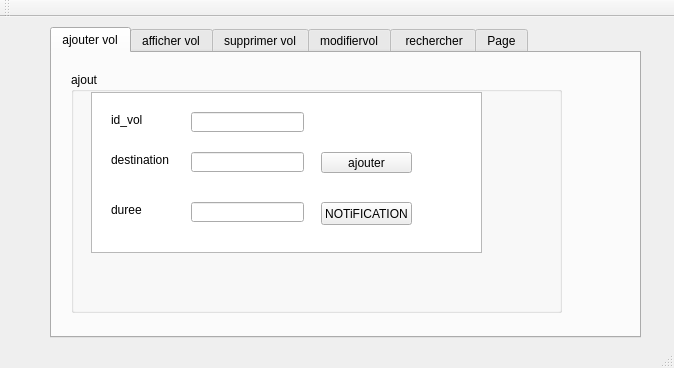
<?xml version="1.0" encoding="UTF-8"?>
<ui version="4.0">
 <class>gestion_vol</class>
 <widget class="QMainWindow" name="gestion_vol">
  <property name="geometry">
   <rect>
    <x>0</x>
    <y>0</y>
    <width>674</width>
    <height>368</height>
   </rect>
  </property>
  <property name="windowTitle">
   <string>Gestion des Clients</string>
  </property>
  <widget class="QWidget" name="centralWidget">
   <widget class="QTabWidget" name="tabWidget">
    <property name="geometry">
     <rect>
      <x>50</x>
      <y>10</y>
      <width>591</width>
      <height>311</height>
     </rect>
    </property>
    <property name="currentIndex">
     <number>0</number>
    </property>
    <widget class="QWidget" name="tab">
     <attribute name="title">
      <string>ajouter vol</string>
     </attribute>
     <widget class="QGroupBox" name="groupBox">
      <property name="geometry">
       <rect>
        <x>19</x>
        <y>19</y>
        <width>491</width>
        <height>241</height>
       </rect>
      </property>
      <property name="title">
       <string>ajout</string>
      </property>
      <widget class="QLabel" name="label">
       <property name="geometry">
        <rect>
         <x>40</x>
         <y>40</y>
         <width>61</width>
         <height>16</height>
        </rect>
       </property>
       <property name="text">
        <string>id_vol</string>
       </property>
      </widget>
      <widget class="QLabel" name="label_2">
       <property name="geometry">
        <rect>
         <x>40</x>
         <y>80</y>
         <width>61</width>
         <height>16</height>
        </rect>
       </property>
       <property name="text">
        <string>destination</string>
       </property>
      </widget>
      <widget class="QLabel" name="label_3">
       <property name="geometry">
        <rect>
         <x>40</x>
         <y>130</y>
         <width>51</width>
         <height>16</height>
        </rect>
       </property>
       <property name="text">
        <string>duree</string>
       </property>
      </widget>
      <widget class="QLineEdit" name="le_ID">
       <property name="geometry">
        <rect>
         <x>120</x>
         <y>40</y>
         <width>113</width>
         <height>20</height>
        </rect>
       </property>
      </widget>
      <widget class="QLineEdit" name="le_destination">
       <property name="geometry">
        <rect>
         <x>120</x>
         <y>80</y>
         <width>113</width>
         <height>20</height>
        </rect>
       </property>
      </widget>
      <widget class="QLineEdit" name="le_duree">
       <property name="geometry">
        <rect>
         <x>120</x>
         <y>130</y>
         <width>113</width>
         <height>20</height>
        </rect>
       </property>
      </widget>
      <widget class="QPushButton" name="pb_ajouter">
       <property name="geometry">
        <rect>
         <x>250</x>
         <y>80</y>
         <width>91</width>
         <height>21</height>
        </rect>
       </property>
       <property name="text">
        <string>ajouter</string>
       </property>
      </widget>
      <widget class="QTextEdit" name="textEdit">
       <property name="geometry">
        <rect>
         <x>20</x>
         <y>20</y>
         <width>391</width>
         <height>161</height>
        </rect>
       </property>
      </widget>
      <widget class="QPushButton" name="pushButton_64">
       <property name="geometry">
        <rect>
         <x>250</x>
         <y>130</y>
         <width>91</width>
         <height>23</height>
        </rect>
       </property>
       <property name="text">
        <string>NOTiFICATION</string>
       </property>
      </widget>
      <zorder>textEdit</zorder>
      <zorder>label</zorder>
      <zorder>label_2</zorder>
      <zorder>label_3</zorder>
      <zorder>le_ID</zorder>
      <zorder>le_destination</zorder>
      <zorder>le_duree</zorder>
      <zorder>pb_ajouter</zorder>
      <zorder>pushButton_64</zorder>
     </widget>
    </widget>
    <widget class="QWidget" name="tab_2">
     <attribute name="title">
      <string>afficher vol</string>
     </attribute>
     <widget class="QTableView" name="tableView">
      <property name="geometry">
       <rect>
        <x>5</x>
        <y>21</y>
        <width>441</width>
        <height>211</height>
       </rect>
      </property>
     </widget>
     <widget class="QPushButton" name="pushButton_4">
      <property name="geometry">
       <rect>
        <x>470</x>
        <y>210</y>
        <width>75</width>
        <height>23</height>
       </rect>
      </property>
      <property name="text">
       <string>PDF</string>
      </property>
     </widget>
     <widget class="QPushButton" name="pb_stat">
      <property name="geometry">
       <rect>
        <x>470</x>
        <y>170</y>
        <width>75</width>
        <height>23</height>
       </rect>
      </property>
      <property name="text">
       <string>STAT</string>
      </property>
     </widget>
     <widget class="QPushButton" name="pushButton_5">
      <property name="geometry">
       <rect>
        <x>470</x>
        <y>130</y>
        <width>75</width>
        <height>23</height>
       </rect>
      </property>
      <property name="text">
       <string>TRI</string>
      </property>
     </widget>
    </widget>
    <widget class="QWidget" name="tab_3">
     <attribute name="title">
      <string>supprimer vol</string>
     </attribute>
     <widget class="QPushButton" name="pushButton">
      <property name="geometry">
       <rect>
        <x>420</x>
        <y>110</y>
        <width>75</width>
        <height>23</height>
       </rect>
      </property>
      <property name="text">
       <string>Supprimer</string>
      </property>
     </widget>
     <widget class="QLabel" name="label_4">
      <property name="geometry">
       <rect>
        <x>40</x>
        <y>40</y>
        <width>47</width>
        <height>14</height>
       </rect>
      </property>
      <property name="text">
       <string>Id_vol</string>
      </property>
     </widget>
     <widget class="QLineEdit" name="lineEdit_supp">
      <property name="geometry">
       <rect>
        <x>130</x>
        <y>40</y>
        <width>113</width>
        <height>20</height>
       </rect>
      </property>
     </widget>
    </widget>
    <widget class="QWidget" name="tab_4">
     <attribute name="title">
      <string>modifiervol</string>
     </attribute>
     <widget class="QLabel" name="label_5">
      <property name="geometry">
       <rect>
        <x>70</x>
        <y>50</y>
        <width>47</width>
        <height>14</height>
       </rect>
      </property>
      <property name="text">
       <string>id _vol</string>
      </property>
     </widget>
     <widget class="QLabel" name="label_6">
      <property name="geometry">
       <rect>
        <x>70</x>
        <y>100</y>
        <width>47</width>
        <height>14</height>
       </rect>
      </property>
      <property name="text">
       <string>duree</string>
      </property>
     </widget>
     <widget class="QLabel" name="label_7">
      <property name="geometry">
       <rect>
        <x>70</x>
        <y>150</y>
        <width>61</width>
        <height>16</height>
       </rect>
      </property>
      <property name="text">
       <string>destination</string>
      </property>
     </widget>
     <widget class="QPushButton" name="pushButton_2">
      <property name="geometry">
       <rect>
        <x>310</x>
        <y>50</y>
        <width>75</width>
        <height>23</height>
       </rect>
      </property>
      <property name="text">
       <string>Modifier</string>
      </property>
     </widget>
     <widget class="QLineEdit" name="lineEdit_vol_mod">
      <property name="geometry">
       <rect>
        <x>170</x>
        <y>50</y>
        <width>113</width>
        <height>20</height>
       </rect>
      </property>
     </widget>
     <widget class="QLineEdit" name="lineEdit_duree_mod">
      <property name="geometry">
       <rect>
        <x>170</x>
        <y>100</y>
        <width>113</width>
        <height>20</height>
       </rect>
      </property>
     </widget>
     <widget class="QLineEdit" name="lineEdit_destination_mod">
      <property name="geometry">
       <rect>
        <x>170</x>
        <y>150</y>
        <width>113</width>
        <height>20</height>
       </rect>
      </property>
     </widget>
    </widget>
    <widget class="QWidget" name="tab_5">
     <attribute name="title">
      <string> rechercher</string>
     </attribute>
     <widget class="QPushButton" name="pushButton_3">
      <property name="geometry">
       <rect>
        <x>430</x>
        <y>30</y>
        <width>75</width>
        <height>23</height>
       </rect>
      </property>
      <property name="text">
       <string>rechercher</string>
      </property>
     </widget>
     <widget class="QLineEdit" name="line_recherche">
      <property name="geometry">
       <rect>
        <x>212</x>
        <y>30</y>
        <width>191</width>
        <height>20</height>
       </rect>
      </property>
     </widget>
     <widget class="QTableView" name="tab_recherche">
      <property name="geometry">
       <rect>
        <x>135</x>
        <y>60</y>
        <width>341</width>
        <height>91</height>
       </rect>
      </property>
     </widget>
    </widget>
    <widget class="QWidget" name="tab_6">
     <attribute name="title">
      <string>Page</string>
     </attribute>
     <widget class="QPushButton" name="pushButton_6">
      <property name="geometry">
       <rect>
        <x>410</x>
        <y>60</y>
        <width>91</width>
        <height>23</height>
       </rect>
      </property>
      <property name="text">
       <string>NOTiFICATION</string>
      </property>
     </widget>
     <widget class="QTextEdit" name="textEdit_2">
      <property name="geometry">
       <rect>
        <x>73</x>
        <y>40</y>
        <width>321</width>
        <height>161</height>
       </rect>
      </property>
     </widget>
     <widget class="QPushButton" name="pushButton_7">
      <property name="geometry">
       <rect>
        <x>420</x>
        <y>130</y>
        <width>75</width>
        <height>23</height>
       </rect>
      </property>
      <property name="text">
       <string>ARDUINO</string>
      </property>
     </widget>
    </widget>
   </widget>
  </widget>
  <widget class="QMenuBar" name="menuBar">
   <property name="geometry">
    <rect>
     <x>0</x>
     <y>0</y>
     <width>674</width>
     <height>22</height>
    </rect>
   </property>
  </widget>
  <widget class="QToolBar" name="mainToolBar">
   <attribute name="toolBarArea">
    <enum>TopToolBarArea</enum>
   </attribute>
   <attribute name="toolBarBreak">
    <bool>false</bool>
   </attribute>
  </widget>
  <widget class="QStatusBar" name="statusBar"/>
 </widget>
 <layoutdefault spacing="6" margin="11"/>
 <resources/>
 <connections/>
</ui>
